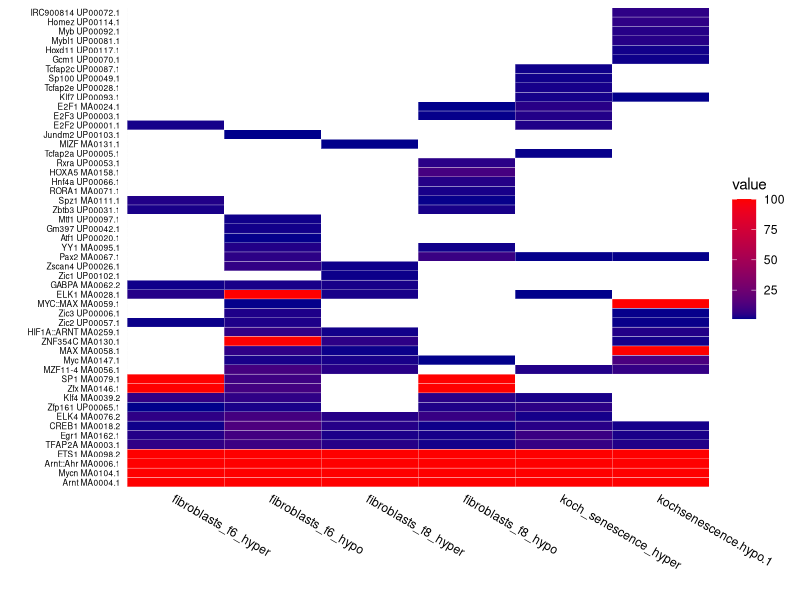
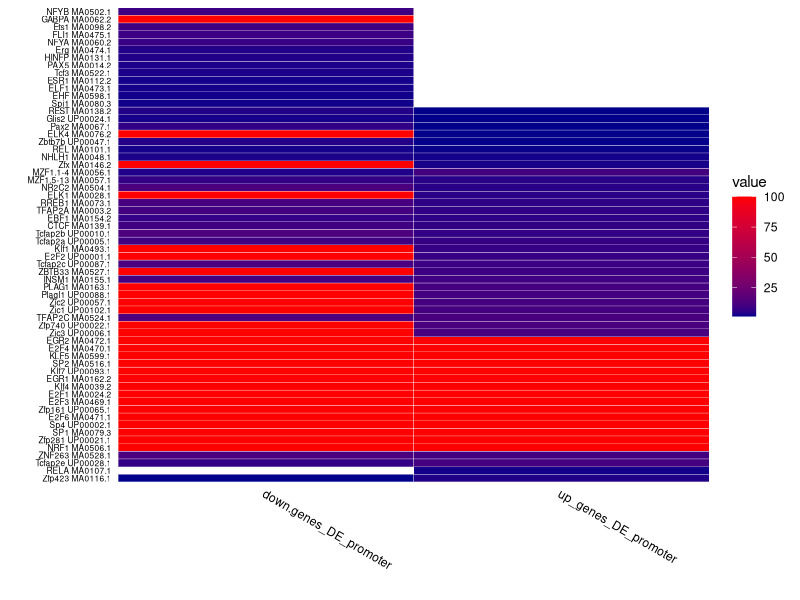

Reproduce these figures in R, in order.

library(reshape)

library(ggplot2) 



pvalues_dmrs = read.table("pvalues_dmrs_final.txt", sep= ",", header = T, row.names=NULL)


pvalues_dmrs=pvalues_dmrs[,c(1,2,3,9,6,7,8,5,4)]

melt_dat = melt(as.data.frame(pvalues_dmrs))
melt_dat$value[melt_dat$value >= 0.05] = NA
melt_dat$value = -log10(melt_dat$value)



pdf("tf_dmrs.pdf",width=4)

data.m = melt_dat
data.m$motif = factor( data.m$row.names , levels = (unique(data.m$row.names)))


p <- ggplot(data.m, aes(variable, motif)) + geom_tile(aes(fill = value),colour =   "white")

p +
scale_fill_gradient(low = "darkblue", high = "red", na.value = "white") +
theme(axis.text.x = element_text( angle = 330, hjust = 0, colour =
"black"), axis.text.y = element_text(colour = "black", size = 6),
axis.ticks = element_blank()) +
scale_x_discrete(expand = c(0, 0)) +
scale_y_discrete(expand = c(0, 0)) +
labs(x = "", y = "")

dev.off()


pvalues_dmrs = read.table("pvalues_de_final.txt", sep= ",", header = T, row.names=NULL)



melt_dat = melt(as.data.frame(pvalues_dmrs))
melt_dat$value[melt_dat$value >= 0.05] = NA
melt_dat$value = -log10(melt_dat$value)



pdf("tf_de.pdf",width=4)

data.m = melt_dat
data.m$motif = factor( data.m$row.names , levels = (unique(data.m$row.names)))


p <- ggplot(data.m, aes(variable, motif)) + geom_tile(aes(fill = value),colour =   "white")

p +
scale_fill_gradient(low = "darkblue", high = "red", na.value = "white") +
theme(axis.text.x = element_text( angle = 330, hjust = 0, colour =
"black"), axis.text.y = element_text(colour = "black", size = 6),
axis.ticks = element_blank()) +
scale_x_discrete(expand = c(0, 0)) +
scale_y_discrete(expand = c(0, 0)) +
labs(x = "", y = "")

dev.off()
